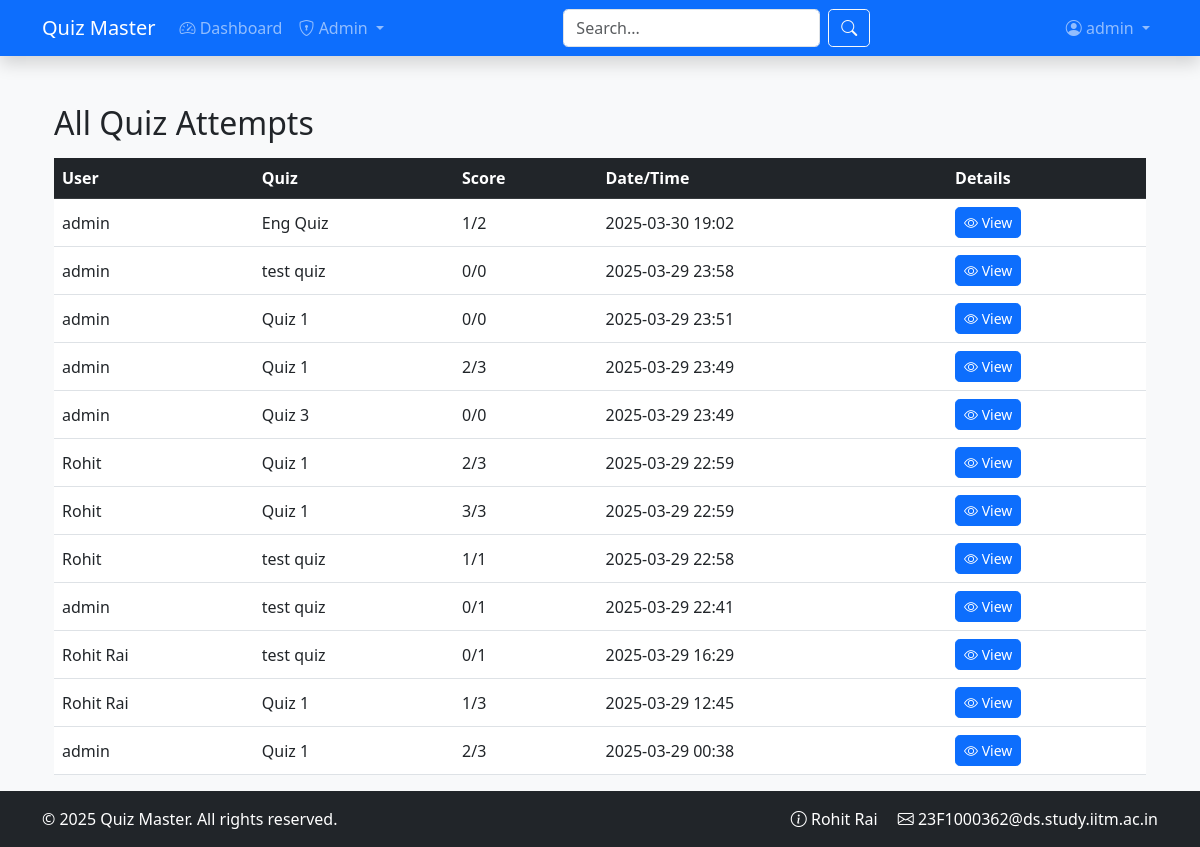
/admin/attempts (signed in), run on the app's committed database.
### application/models.py (models this page shows, shortened)
class User(UserMixin, db.Model):
    __tablename__ = 'users'
    id = db.Column(db.Integer, primary_key=True)
    username = db.Column(db.String(100), unique=True, nullable=False, index=True)
    password_hash = db.Column(db.String(128), nullable=False)
    full_name = db.Column(db.String(100), nullable=False)
    email = db.Column(db.String(120), unique=True, nullable=False)
    qualification = db.Column(db.String(100))
    dob = db.Column(db.Date)
    bio = db.Column(db.Text)
    location = db.Column(db.String(100))
    avatar = db.Column(db.String(255), nullable=True)
    website = db.Column(db.String(200))
    is_admin = db.Column(db.Boolean, default=False)
    is_admin = db.Column(db.Boolean, default=False)
    is_active = db.Column(db.Boolean, default=True)
    created_at = db.Column(db.DateTime, default=lambda: datetime.now(timezone.utc))
    last_seen = db.Column(db.DateTime, default=lambda: datetime.now(timezone.utc))
    scores = db.relationship('Score', back_populates='user', cascade='all, delete-orphan')
    quiz_attempts = db.relationship('QuizAttempt', back_populates='user', cascade='all, delete-orphan')
    @property
    def password(self):
        raise AttributeError('Password is not readable')

class Score(db.Model):
    __tablename__ = 'scores'
    id = db.Column(db.Integer, primary_key=True)
    total_scored = db.Column(db.Integer, nullable=False)
    time_stamp_of_attempt = db.Column(db.DateTime, default=lambda: datetime.now(timezone.utc))
    user_id = db.Column(db.Integer, db.ForeignKey('users.id', ondelete='CASCADE'), nullable=False)
    user = db.relationship('User', back_populates='scores')
    quiz_id = db.Column(db.Integer, db.ForeignKey('quizzes.id', ondelete='CASCADE'), nullable=False)
    quiz = db.relationship('Quiz', back_populates='scores')
    answers_raw = db.Column('answers', db.Text, nullable=True)
    @property
    def answers(self):
        """Return the answers as a dictionary."""
        if self.answers_raw:
            try:
                return json.loads(self.answers_raw)
            except Exception:
                return {}
        return {}
    @answers.setter
    def answers(self, value):
        """Serialize the dictionary to a JSON string."""
        self.answers_raw = json.dumps(value)
    __table_args__ = (
        db.Index('idx_user_quiz', 'user_id', 'quiz_id'),
    )

class Quiz(db.Model):
    __tablename__ = 'quizzes'
    id = db.Column(db.Integer, primary_key=True)
    quiz_name = db.Column(db.String(100), nullable=False)
    start_time = db.Column(db.DateTime, nullable=False) # Start time of quiz
    end_time = db.Column(db.DateTime, nullable=True)    # End time of quiz
    duration = db.Column(db.Integer, nullable=False)  # Minutes duration of quiz
    remarks = db.Column(db.Text, nullable=True)
    active = db.Column(db.Boolean, default=True)
    chapter_id = db.Column(db.Integer, db.ForeignKey('chapters.id', ondelete='CASCADE'), nullable=False)
    chapter = db.relationship('Chapter', back_populates='quizzes')
    questions = db.relationship('Question', back_populates='quiz', cascade='all, delete-orphan')
    scores = db.relationship('Score', back_populates='quiz', cascade='all, delete-orphan')
    quiz_attempts = db.relationship('QuizAttempt', back_populates='quiz', cascade='all, delete-orphan')

### application/blueprints/admin_bp.py (the view)
@admin_bp.route('/attempts')
@admin_required
def view_all_attempts():
    all_attempts = Score.query.order_by(Score.time_stamp_of_attempt.desc()).all()
    return render_template('admin/manage_attempts.html', attempts=all_attempts)

### application/__init__.py (called while the page is built)
@login_manager.user_loader
def load_user(user_id):
    from application.models import User
    return User.query.get(int(user_id))

### application/templates/admin/manage_attempts.html (shortened to what this page needs)
{% extends "base.html" %}
{% block content %}
<div class="container mt-4">
    <h2>All Quiz Attempts</h2>
    <div class="table-responsive mt-3">
        <table class="table table-hover align-middle">
            <thead class="table-dark">
                <tr>
                    <th>User</th>
                    <th>Quiz</th>
                    <th>Score</th>
                    <th>Date/Time</th>
                    <th>Details</th>
                </tr>
            </thead>
            <tbody>
                {% for attempt in attempts %}
                <tr>
                    <td>{{ attempt.user.username }}</td>
                    <td>{{ attempt.quiz.quiz_name }}</td>
                    <td>{{ attempt.total_scored }}/{{ attempt.quiz.questions|length }}</td>
                    <td>{{ attempt.time_stamp_of_attempt.strftime('%Y-%m-%d %H:%M') }}</td>
                    <td>
                        <a href="{{ url_for('admin.view_attempt_details', score_id=attempt.id) }}"
                           class="btn btn-sm btn-primary">
                            <i class="bi bi-eye"></i> View
                        </a>
                    </td>
                </tr>
                {% endfor %}
            </tbody>
        </table>
    </div>
</div>
{% endblock %}

### application/templates/base.html (shortened to what this page needs)
<!DOCTYPE html>
<html lang="en">
<head>
    <link href="https://cdn.jsdelivr.net/npm/bootstrap@5.3.0/dist/css/bootstrap.min.css" rel="stylesheet">
    <link rel="stylesheet" href="https://cdn.jsdelivr.net/npm/bootstrap-icons@1.11.1/font/bootstrap-icons.css">
    <link rel="stylesheet" href="{{ url_for('static', filename='css/main.css') }}">
</head>
<body class="d-flex flex-column min-vh-100">
    <nav class="navbar navbar-expand-lg navbar-dark bg-primary shadow">
        <div class="container">
            <a class="navbar-brand" href="{{ url_for('main.index') }}">
                 Quiz Master
            </a>
            <div class="collapse navbar-collapse" id="mainNav">
                <ul class="navbar-nav me-auto">
                    {% if current_user.is_authenticated %}
                        <li class="nav-item">
                            <a class="nav-link" href="{{ url_for('user.dashboard') }}">
                                <i class="bi bi-speedometer2"></i> Dashboard
                            </a>
                        </li>
                        {% if current_user.is_admin %}
                        <li class="nav-item dropdown">
                            <a class="nav-link dropdown-toggle" href="#" role="button" data-bs-toggle="dropdown">
                                <i class="bi bi-shield-lock"></i> Admin
                            </a>
                        </li>
                        {% endif %}
                    {% endif %}
                </ul>
                <form class="d-flex me-3" action="{{ url_for('main.search') }}" method="GET">
                    <input class="form-control me-2" type="text" name="q" placeholder="Search..." required>
                    <button class="btn btn-outline-light" type="submit">
                        <i class="bi bi-search"></i>
                    </button>
                </form>
                <ul class="navbar-nav ms-auto">
                    {% if current_user.is_authenticated %}
                        <li class="nav-item dropdown">
                            <a class="nav-link dropdown-toggle" href="#" role="button" data-bs-toggle="dropdown">
                                <i class="bi bi-person-circle"></i> {{ current_user.username }}
                            </a>
                        </li>
                    {% endif %}
                </ul>
            </div>
        </div>
    </nav>
    <main class="container flex-grow-1 mt-4">
        {% block content %}{% endblock %}
    </main>
    <footer class="bg-dark text-white mt-auto py-3">
        <div class="container">
            <div class="row">
                <div class="col-md-6">
                    <p class="mb-0">&copy; 2025 Quiz Master. All rights reserved.</p>
                </div>
                <div class="col-md-6 text-end">
                    <a href="#" class="text-white text-decoration-none me-3">
                        <i class="bi bi-info-circle"></i> Rohit Rai
                    </a>
                    <a href="#" class="text-white text-decoration-none">
                        <i class="bi bi-envelope"></i> 23F1000362@ds.study.iitm.ac.in
                    </a>
                </div>
            </div>
        </div>
    </footer>
</body>
</html>

### application/static/css/main.css (style rules this page uses)
body { font-family: 'Segoe UI', Tahoma, Geneva, Verdana, sans-serif; background-color: #f8f9fa; }
.navbar { box-shadow: 0 2px 4px rgba(0, 0, 0, 0.1); }
.table-responsive { overflow-x: auto; -webkit-overflow-scrolling: touch; }
.btn { border-radius: 0.3rem; }
.form-control, .form-select { border-radius: 0.3rem; }

### data on the page
User: username "admin"
Score: user.username "admin", quiz.quiz_name "Eng Quiz", total_scored "1", quiz.questions|length "2", time_stamp_of_attempt "2025-03-30 19:02"
Score: user.username "admin", quiz.quiz_name "test quiz", total_scored "0", quiz.questions|length "0", time_stamp_of_attempt "2025-03-29 23:58"
Score: user.username "admin", quiz.quiz_name "Quiz 1", total_scored "0", quiz.questions|length "0", time_stamp_of_attempt "2025-03-29 23:51"
Score: user.username "admin", quiz.quiz_name "Quiz 1", total_scored "2", quiz.questions|length "3", time_stamp_of_attempt "2025-03-29 23:49"
Score: user.username "admin", quiz.quiz_name "Quiz 3", total_scored "0", quiz.questions|length "0", time_stamp_of_attempt "2025-03-29 23:49"
Score: user.username "Rohit", quiz.quiz_name "Quiz 1", total_scored "2", quiz.questions|length "3", time_stamp_of_attempt "2025-03-29 22:59"
Score: user.username "Rohit", quiz.quiz_name "Quiz 1", total_scored "3", quiz.questions|length "3", time_stamp_of_attempt "2025-03-29 22:59"
Score: user.username "Rohit", quiz.quiz_name "test quiz", total_scored "1", quiz.questions|length "1", time_stamp_of_attempt "2025-03-29 22:58"
Score: user.username "admin", quiz.quiz_name "test quiz", total_scored "0", quiz.questions|length "1", time_stamp_of_attempt "2025-03-29 22:41"
Score: user.username "Rohit Rai", quiz.quiz_name "test quiz", total_scored "0", quiz.questions|length "1", time_stamp_of_attempt "2025-03-29 16:29"
Score: user.username "Rohit Rai", quiz.quiz_name "Quiz 1", total_scored "1", quiz.questions|length "3", time_stamp_of_attempt "2025-03-29 12:45"
Score: user.username "admin", quiz.quiz_name "Quiz 1", total_scored "2", quiz.questions|length "3", time_stamp_of_attempt "2025-03-29 00:38"
